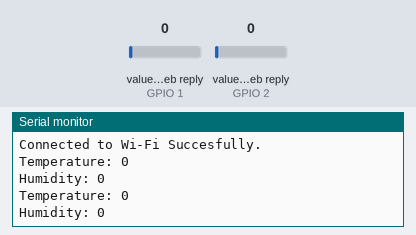
Recording of a sketch running on a simulated ESP8266 (NodeMCU). On the bench: the last lines printed to the serial monitor. The test bench sets the inputs (shaded band); at power-on: value in the web reply (sensors on GPIO 1, GPIO 2) 0. WiFi joins after 1.5 s; servers stay silent unless stated; web services answer with replies made up by the test bench.

Above: at 6.9 s.
7.0 s: value in the web reply (sensor on GPIO 1) set to 2
At 7.16 s:
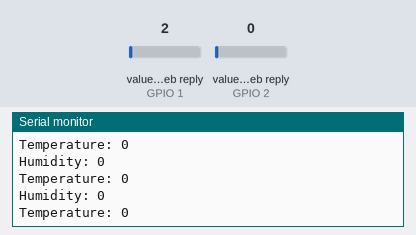
8.5 s: value in the web reply (sensor on GPIO 2) set to 2
At 8.76 s:
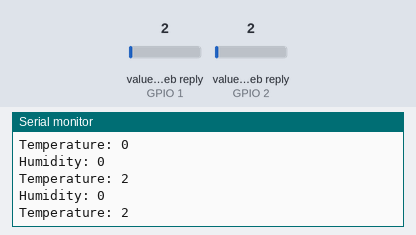
10.0 s: value in the web reply (sensor on GPIO 1) set to 25
At 10.36 s:
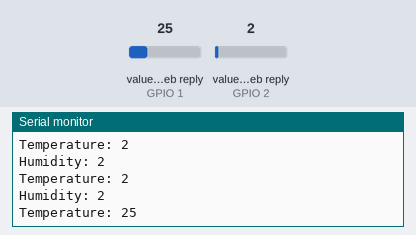
11.5 s: value in the web reply (sensor on GPIO 2) set to 25
At 11.56 s:
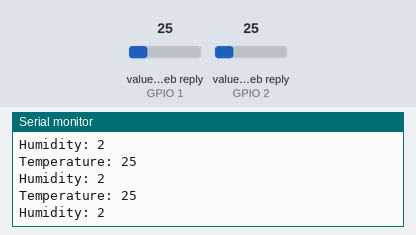
Timing chart, 0 to 14.0 s (numbered marks = the images above; inputs shaded):
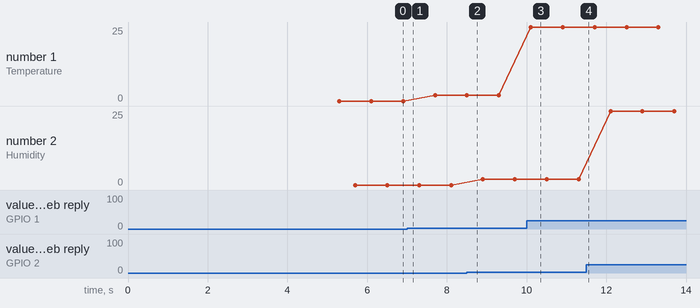

The sketch:

ThingSpeak_Read_Node.ino
```cpp
#include "ThingSpeak.h"
#include <ESP8266WiFi.h>
const char ssid[] = "Umang Kejriwal";  // your network SSID (name)
const char pass[] = "umang@1122";   // your network password
WiFiClient  client;
int statusCode;
//---------Channel Details---------//
unsigned long counterChannelNumber = 759899;            // Channel ID
const char* myCounterReadAPIKey = "523YINRNBSVED9Z8"; // Read API Key
const int FieldNumber1 = 1;  // The field you wish to read
const int FieldNumber2 = 2;  // The field you wish to read
//-------------------------------//

void setup()
{
  Serial.begin(9600);
  WiFi.mode(WIFI_STA);
  ThingSpeak.begin(client);
}

void loop()
{
  //----------------- Network -----------------//
  if (WiFi.status() != WL_CONNECTED)
  {
    Serial.print("Connecting to ");
    Serial.print(ssid);
    Serial.println(" ....");
    while (WiFi.status() != WL_CONNECTED)
    {
      WiFi.begin(ssid, pass);
      delay(5000);
    }
    Serial.println("Connected to Wi-Fi Succesfully.");
  }
  //--------- End of Network connection--------//

  //---------------- Channel 1 ----------------//
  long temp = ThingSpeak.readLongField(counterChannelNumber, FieldNumber1, myCounterReadAPIKey);
  statusCode = ThingSpeak.getLastReadStatus();
  if (statusCode == 200)
  {
    Serial.print("Temperature: ");
    Serial.println(temp);
  }
  else
  {
    Serial.println("Unable to read channel / No internet connection");
  }
  delay(100);
  //-------------- End of Channel 1 -------------//

  //---------------- Channel 2 ----------------//
  long humidity = ThingSpeak.readLongField(counterChannelNumber, FieldNumber2, myCounterReadAPIKey);
  statusCode = ThingSpeak.getLastReadStatus();
  if (statusCode == 200)
  {
    Serial.print("Humidity: ");
    Serial.println(humidity);
  }
  else
  {
    Serial.println("Unable to read channel / No internet connection");
  }
  delay(100);
  //-------------- End of Channel 2 -------------//
}
```

Measured:
- after the input at 10.0 s, the serial monitor: prints a new line after 0.11 s (image 3)
- plotted number 1: 0 → 2 after the input at 7.0 s, 2 → 25 after the input at 10.0 s
